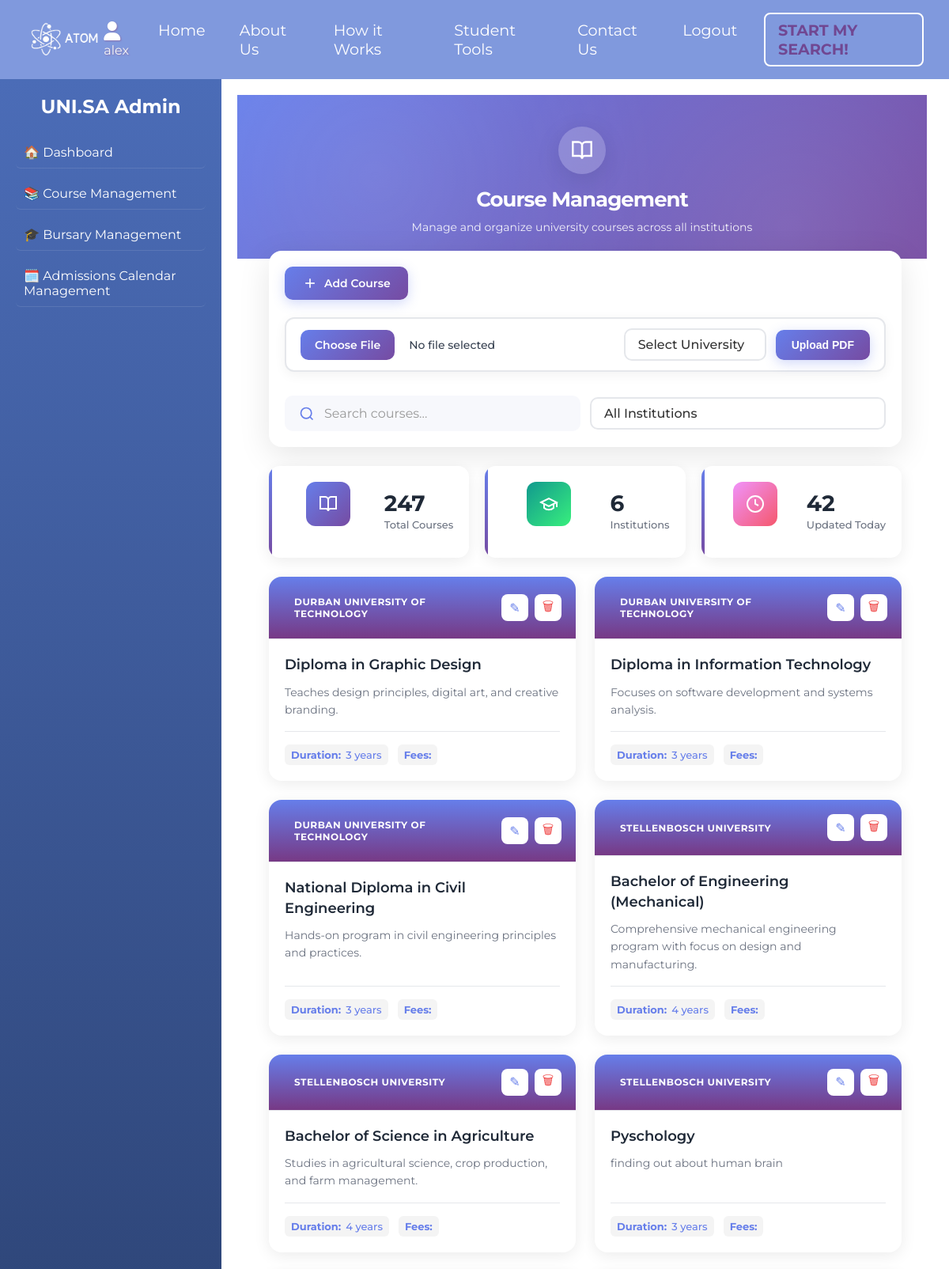
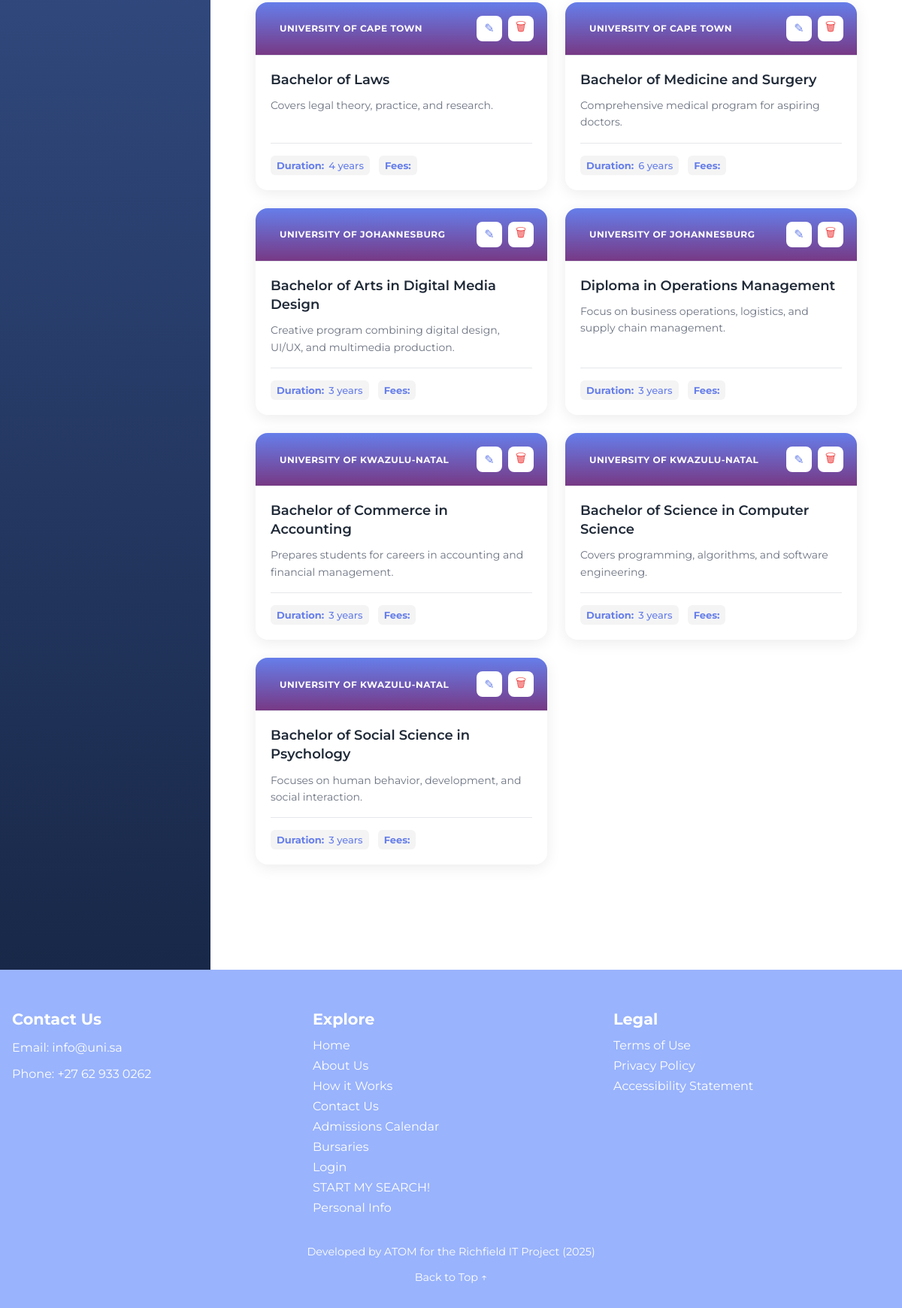
Page /courses/manage (signed in) on the committed database (2 pictures, top to bottom).
### Database/models.py (models this page shows)
class University(db.Model):
    __tablename__ = 'university'
    university_id = db.Column(db.Integer, primary_key=True)
    name = db.Column(db.String(200), unique=True, nullable=False)
    city = db.Column(db.String(100), nullable=False)
    province_state = db.Column(db.String(100), nullable=False)
    programs = db.relationship('Program', backref='university', lazy=True)

class Program(db.Model):
    __tablename__ = 'program'
    program_id = db.Column(db.Integer, primary_key=True)
    university_id = db.Column(db.Integer, db.ForeignKey('university.university_id'), nullable=False)
    program_name = db.Column(db.String(200), nullable=False)
    degree_type = db.Column(db.String(50))
    duration_years = db.Column(db.Integer)
    description = db.Column(db.Text)
    fees = db.Column(db.String(50))  # NEW: Tuition fees
    location = db.Column(db.String(100))        # NEW
    study_mode = db.Column(db.String(20))      # NEW
    __table_args__ = (db.UniqueConstraint('university_id', 'program_name', name='_program_name_uc'),)
    requirements = db.relationship('Requirement', backref='program', lazy=True)
    applications = db.relationship('Application', backref='program', lazy=True)

### routes/courses.py (the view)
@courses.route('/manage')
def manage_courses():
    universities = University.query.all()
    courses = db.session.query(Program, University)\
        .join(University)\
        .order_by(University.name, Program.program_name)\
        .all()
    course_list = []
    for program, university in courses:
        requirements = Requirement.query.filter_by(program_id=program.program_id).all()
        course_list.append({
            'id': program.program_id,
            'title': program.program_name,
            'description': program.description,
            'college': university.name,
            'college_id': university.university_id,
            'duration': f"{program.duration_years} years",
            'degree_type': program.degree_type,
            'location': program.location,
            'study_mode': program.study_mode,
            'requirements': requirements
        })
    return render_template('Admin/course_management.html',
                         courses=course_list,
                         universities=universities)

### templates/Admin/course_management.html (shortened to what this page needs)
{% extends 'Admin/admin.html' %}
{% set active_page = 'courses' %}
{% block head_extras %}
  <link rel="stylesheet" href="{{ url_for('static', filename='css/course_mangement.css') }}">
  <link rel="stylesheet" href="{{ url_for('static', filename='css/admin.css') }}">
{% endblock %}
{% block admin_content %}
<div class="course-management-wrapper">
  <div class="hero-section">
    <div class="hero-content">
      <div class="hero-icon">
        <svg xmlns="http://www.w3.org/2000/svg" width="64" height="64" viewBox="0 0 24 24" fill="none" stroke="currentColor" stroke-width="2">
          <path d="M2 3h6a4 4 0 0 1 4 4v14a3 3 0 0 0-3-3H2z"></path>
          <path d="M22 3h-6a4 4 0 0 0-4 4v14a3 3 0 0 1 3-3h7z"></path>
        </svg>
      </div>
      <h1 class="hero-title">Course Management</h1>
      <p class="hero-subtitle">Manage and organize university courses across all institutions</p>
    </div>
  </div>
  <div class="content-container">
    <div class="control-panel">
      <div class="control-left">
        <button class="btn-primary" onclick="openAddModal()">
          <svg xmlns="http://www.w3.org/2000/svg" width="20" height="20" viewBox="0 0 24 24" fill="none" stroke="currentColor" stroke-width="2">
            <line x1="12" y1="5" x2="12" y2="19"></line>
            <line x1="5" y1="12" x2="19" y2="12"></line>
          </svg>
          Add Course
        </button>
<div class="upload-section">
  <label for="pdfUpload" class="choose-file-btn">Choose File</label>
  <span class="file-name" id="fileName">No file selected</span>
  <select id="pdfUniversity" style="margin-left:10px;">
    <option value="">Select University</option>
  </select>
  <button id="uploadPDFBtn">Upload PDF</button>
</div>
      </div>
      <div class="control-right">
        <div class="search-box">
          <svg xmlns="http://www.w3.org/2000/svg" width="20" height="20" viewBox="0 0 24 24" fill="none" stroke="currentColor" stroke-width="2">
            <circle cx="11" cy="11" r="8"></circle>
            <path d="m21 21-4.35-4.35"></path>
          </svg>
          <input type="text" id="searchInput" placeholder="Search courses..." onkeyup="searchCourses()">
        </div>
        <select id="collegeFilter" class="filter-select" onchange="filterCourses()" aria-label="Filter">
          <option value="all">All Institutions</option>
        </select>
      </div>
    </div>
    <div class="stats-grid">
      <div class="stat-card stat-primary">
        <div class="stat-icon">
          <svg xmlns="http://www.w3.org/2000/svg" width="24" height="24" viewBox="0 0 24 24" fill="none" stroke="currentColor" stroke-width="2">
            <path d="M2 3h6a4 4 0 0 1 4 4v14a3 3 0 0 0-3-3H2z"></path>
            <path d="M22 3h-6a4 4 0 0 0-4 4v14a3 3 0 0 1 3-3h7z"></path>
          </svg>
        </div>
        <div class="stat-info">
          <h3 class="stat-number">247</h3>
          <p class="stat-label">Total Courses</p>
        </div>
      </div>
      <div class="stat-card stat-success">
        <div class="stat-icon">
          <svg xmlns="http://www.w3.org/2000/svg" width="24" height="24" viewBox="0 0 24 24" fill="none" stroke="currentColor" stroke-width="2">
            <path d="M22 10v6M2 10l10-5 10 5-10 5z"></path>
            <path d="M6 12v5c3 3 9 3 12 0v-5"></path>
          </svg>
        </div>
        <div class="stat-info">
          <h3 class="stat-number">6</h3>
          <p class="stat-label">Institutions</p>
        </div>
      </div>
      <div class="stat-card stat-warning">
        <div class="stat-icon">
          <svg xmlns="http://www.w3.org/2000/svg" width="24" height="24" viewBox="0 0 24 24" fill="none" stroke="currentColor" stroke-width="2">
            <circle cx="12" cy="12" r="10"></circle>
            <polyline points="12 6 12 12 16 14"></polyline>
          </svg>
        </div>
        <div class="stat-info">
          <h3 class="stat-number">42</h3>
          <p class="stat-label">Updated Today</p>
        </div>
      </div>
    </div>
    <div class="courses-grid">
      {% for course in courses %}
      <div class="course-card" data-college="{{ course.college }}">
        <div class="card-header">
          <span class="college-badge badge-{{ course.college | lower }}">{{ course.college }}</span>
          <div class="card-actions">
            <button class="btn-icon btn-edit" data-id="{{ course.id }}">✎</button>
            <button class="btn-icon btn-delete" data-id="{{ course.id }}">🗑</button>
          </div>
        </div>
        <div class="card-body">
          <h3 class="course-title">{{ course.title }}</h3>
          <p class="course-description">{{ course.description }}</p>
          <div class="course-meta">
            <div class="meta-item"><strong>Duration:</strong> {{ course.duration }}</div>
            <div class="meta-item"><strong>Fees:</strong> {{ course.fees }}</div>
          </div>
        </div>
      </div>
      {% endfor %}
    </div>
{% endblock %}

### static/styles.css (style rules this page uses)
body { font-family: 'Montserrat', sans-serif; margin: 0; padding: 0; }
.stat-icon { width: 70px; height: 70px; margin: 0 auto 20px; border-radius: 50%; display: flex; align-items: center; justify-content: center; transition: all 0.3s ease; }
.stat-number { font-size: 72px; font-weight: 800; color: #6B21A8; line-height: 1; display: inline-block; }
.stat-label { font-size: 16px; color: #4B5563; font-weight: 600; margin-top: 16px; line-height: 1.5; }

### static/css/chat.css (style rules this page uses)
:root { --atom-bg: transparent; --atom-border: rgba(255, 255, 255, 0.15); --atom-glow: rgba(173, 130, 255, 0.6); --atom-accent: #b28ef5; --atom-text: #f3f3f3; --atom-subtext: #b8b8b8; --atom-gradient: linear-gradient(135deg, #b28ef5, #8ab4f8); }

### static/css/mobile-fixes.css (style rules this page uses)
html, body { width: 100%; max-width: 100vw; overflow-x: hidden; margin: 0; padding: 0; }
input[type="text"], input[type="email"], input[type="tel"], select, textarea { -webkit-appearance: none; -moz-appearance: none; appearance: none; box-sizing: border-box !important; font-size: 16px !important; -webkit-text-size-adjust: 100%; text-size-adjust: 100%; }
body { padding-bottom: env(safe-area-inset-bottom); padding-bottom: 80px; }
* { word-wrap: break-word; overflow-wrap: break-word; }
.course-management-wrapper .hero-section { padding: 40px 16px 30px !important; margin: -20px -20px 20px -20px !important; width: 100% !important; }
.course-management-wrapper .hero-icon { width: 60px !important; height: 60px !important; margin: 0 auto 16px !important; }
.course-management-wrapper .hero-icon svg { width: 28px !important; height: 28px !important; }
.course-management-wrapper .hero-title { font-size: 26px !important; margin: 0 0 8px !important; line-height: 1.3 !important; padding: 0 10px !important; }
.course-management-wrapper .hero-subtitle { font-size: 14px !important; line-height: 1.4 !important; padding: 0 10px !important; }

### rows in the picture
University: college "DURBAN UNIVERSITY OF TECHNOLOGY" "DURBAN UNIVERSITY OF TECHNOLOGY" "DURBAN UNIVERSITY OF TECHNOLOGY"
Program: title "Diploma in Graphic Design", description "Teaches design principles, digital art, and creative branding."
Program: title "Diploma in Information Technology", description "Focuses on software development and systems analysis."
Program: title "National Diploma in Civil Engineering", description "Hands-on program in civil engineering principles and practices."
University: college "STELLENBOSCH UNIVERSITY" "STELLENBOSCH UNIVERSITY" "STELLENBOSCH UNIVERSITY"
Program: title "Bachelor of Engineering (Mechanical)", description "Comprehensive mechanical engineering program with focus on design and manufacturing."
Program: title "Bachelor of Science in Agriculture", description "Studies in agricultural science, crop production, and farm management."
Program: title "Pyschology", description "finding out about human brain"
University: college "UNIVERSITY OF CAPE TOWN" "UNIVERSITY OF CAPE TOWN"
Program: title "Bachelor of Laws", description "Covers legal theory, practice, and research."
Program: title "Bachelor of Medicine and Surgery", description "Comprehensive medical program for aspiring doctors."
University: college "UNIVERSITY OF JOHANNESBURG" "UNIVERSITY OF JOHANNESBURG"
Program: title "Bachelor of Arts in Digital Media Design", description "Creative program combining digital design, UI/UX, and multimedia production."
Program: title "Diploma in Operations Management", description "Focus on business operations, logistics, and supply chain management."
University: college "UNIVERSITY OF KWAZULU-NATAL" "UNIVERSITY OF KWAZULU-NATAL" "UNIVERSITY OF KWAZULU-NATAL"
Program: title "Bachelor of Commerce in Accounting", description "Prepares students for careers in accounting and financial management."
Program: title "Bachelor of Science in Computer Science", description "Covers programming, algorithms, and software engineering."
Program: title "Bachelor of Social Science in Psychology", description "Focuses on human behavior, development, and social interaction."

### other values in the picture
{{ session.get('name') }} "alex"
{{ course.duration }} "3 years" "3 years" "3 years" "4 years" "4 years" "3 years" "4 years" "6 years" "3 years" "3 years" "3 years" "3 years" "3 years"
